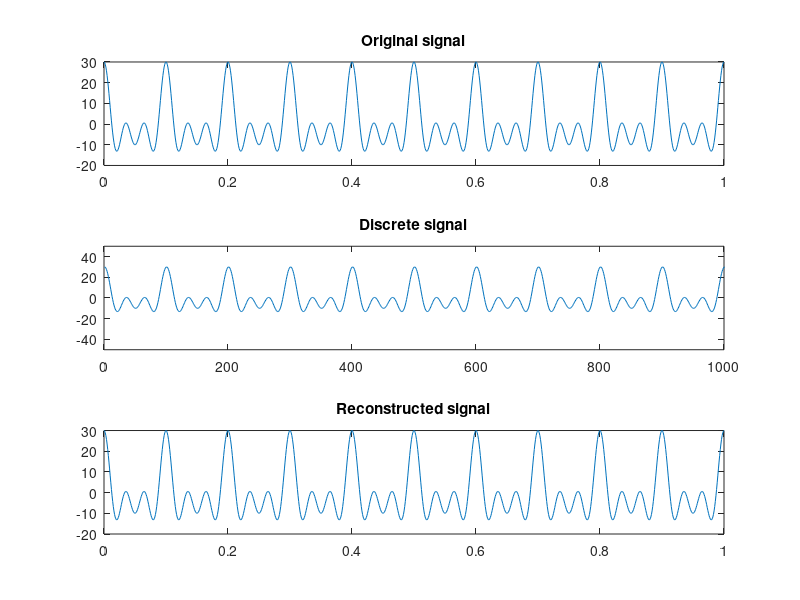

Reproduce this figure in MATLAB. (Note: this script raises an error after producing the figure.)
% Lab 05
% Exercise 03 and 04
% Lazaros Konstantinos-Panagiotis
% 01639
% plot sinc_fun
% spectrum changes if we change fs
% the result is the same whether we use the sinc or the pulse function.

fs = 1000;
Ts = 1/fs;
tmin = 0;
tmax = 1;
t = tmin:Ts:tmax;
f1 = 10;
f2 = 20;
f3 = 30;
A = 10;
phi = 0;

x1 = A * cos(2 * pi * f1 * t + phi);
x2 = A * cos(2 * pi * f2 * t + phi);
x3 = A * cos(2 * pi * f3 * t + phi);
x = x1 + x2 + x3;

N = length(x);
n = 1:N;

figure;
subplot(3,1,1);
plot(t,x);
title('Original signal');

subplot(3,1,2);
plot(n, x);
title('Discrete signal');
axis([0 1000 -5*A 5*A]);

reconstructed = [];

for n=1:N
  %reconstructed(n) = sum(x(n) .* sinc(t(n) - n*Ts));
  reconstructed(n) = sum(x(n) .* rectpuls(t(n) - n * Ts));
end

subplot(3,1,3);
plot(t, reconstructed);
title('Reconstructed signal');

figure;
[f,a,p] = fftfun(reconstructed, fs);
subplot(2,1,2);
plot(f,a);
axis([-100 100 0  6000]);
title('Spectrum of the reconstructed signal');
































